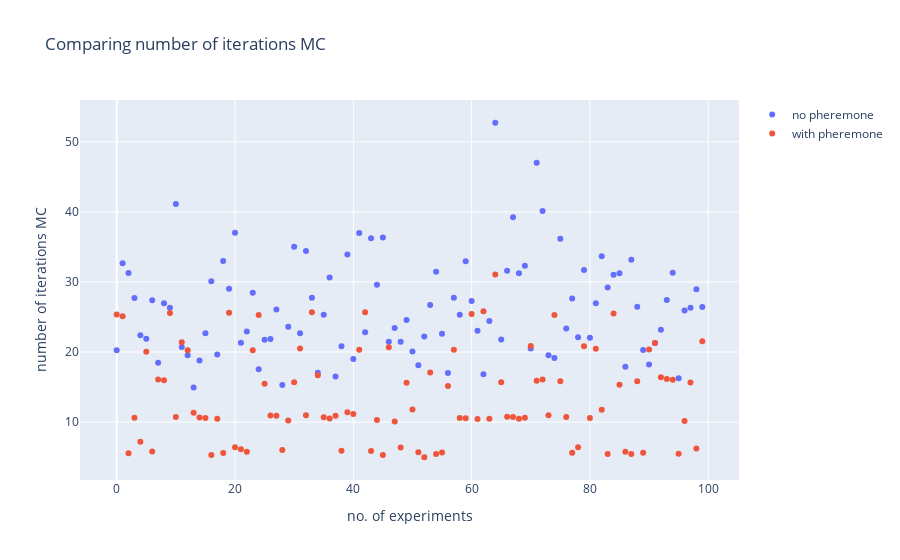

The notebook cell saved with this chart:
### Code cell
fig = go.Figure()
x_axis = list(range(num_points))

fig.add_trace(go.Scatter(x=x_axis, y=iter_list_mc,
                    mode='markers',
                    name='no pheremone'))
fig.add_trace(go.Scatter(x=x_axis, y=iter_list_opt_mc,
                    mode='markers',
                    name='with pheremone'))
fig.update_layout(title='Comparing number of iterations MC',
                   xaxis_title='no. of experiments',
                   yaxis_title='number of iterations MC')
fig.show()
print("Mean number of iterations without pheremone: ", statistics.mean(iter_list_mc))
print("Median number of iterations without pheremone: ", statistics.median(iter_list_mc))
print("Mean number of iterations with pheremone: ", statistics.mean(iter_list_opt_mc))
print("Median number of iterations with pheremone: ", statistics.median(iter_list_opt_mc))

### Figure 1 — Plotly figure (JSON) as saved in the notebook; plotly's stock layout.template omitted (floating-point values rounded to 4 significant figures)
{"data": [{"mode": "markers", "name": "no pheremone", "type": "scatter", "x": [0, 1, 2, 3, 4, 5, 6, 7, 8, 9, 10, 11, 12, 13, 14, 15, 16, 17, 18, 19, 20, 21, 22, 23, 24, 25, 26, 27, 28, 29, 30, 31, 32, 33, 34, 35, 36, 37, 38, 39, 40, 41, 42, 43, 44, 45, 46, 47, 48, 49, 50, 51, 52, 53, 54, 55, 56, 57, 58, 59, 60, 61, 62, 63, 64, 65, 66, 67, 68, 69, 70, 71, 72, 73, 74, 75, 76, 77, 78, 79, 80, 81, 82, 83, 84, 85, 86, 87, 88, 89, 90, 91, 92, 93, 94, 95, 96, 97, 98, 99], "y": [20.26, 32.68, 31.29, 27.7, 22.39, 21.91, 27.4, 18.45, 26.97, 26.3, 41.12, 20.71, 19.53, 14.94, 18.78, 22.68, 30.09, 19.66, 32.98, 29.03, 37.01, 21.33, 22.91, 28.44, 17.55, 21.74, 21.86, 26.05, 15.3, 23.6, 35.01, 22.67, 34.42, 27.75, 17.04, 25.32, 30.65, 16.52, 20.83, 33.93, 18.99, 36.98, 22.83, 36.23, 29.61, 36.34, 21.48, 23.42, 21.47, 24.57, 20.08, 18.1, 22.21, 26.72, 31.47, 22.6, 16.99, 27.73, 25.33, 32.95, 27.27, 23.05, 16.81, 24.42, 52.72, 21.8, 31.6, 39.24, 31.23, 32.3, 20.5, 47, 40.14, 19.55, 19.14, 36.16, 23.35, 27.64, 22.1, 31.69, 22.05, 26.97, 33.66, 29.2, 31.02, 31.23, 17.89, 33.17, 26.45, 20.27, 18.23, 21.3, 23.16, 27.42, 31.32, 16.25, 25.91, 26.31, 28.97, 26.43]}, {"mode": "markers", "name": "with pheremone", "type": "scatter", "x": [0, 1, 2, 3, 4, 5, 6, 7, 8, 9, 10, 11, 12, 13, 14, 15, 16, 17, 18, 19, 20, 21, 22, 23, 24, 25, 26, 27, 28, 29, 30, 31, 32, 33, 34, 35, 36, 37, 38, 39, 40, 41, 42, 43, 44, 45, 46, 47, 48, 49, 50, 51, 52, 53, 54, 55, 56, 57, 58, 59, 60, 61, 62, 63, 64, 65, 66, 67, 68, 69, 70, 71, 72, 73, 74, 75, 76, 77, 78, 79, 80, 81, 82, 83, 84, 85, 86, 87, 88, 89, 90, 91, 92, 93, 94, 95, 96, 97, 98, 99], "y": [25.34, 25.11, 5.56, 10.63, 7.19, 20.03, 5.81, 16.07, 15.96, 25.58, 10.71, 21.4, 20.26, 11.34, 10.66, 10.57, 5.29, 10.46, 5.59, 25.62, 6.4, 6.12, 5.77, 20.25, 25.28, 15.47, 10.94, 10.91, 6.03, 10.22, 15.68, 20.51, 10.96, 25.69, 16.69, 10.69, 10.5, 10.91, 5.91, 11.41, 11.15, 20.33, 25.67, 5.88, 10.29, 5.29, 20.68, 10.09, 6.37, 15.61, 11.8, 5.68, 4.98, 17.07, 5.46, 5.66, 15.14, 20.33, 10.59, 10.54, 25.44, 10.45, 25.8, 10.49, 31.06, 15.68, 10.75, 10.72, 10.46, 10.62, 20.86, 15.9, 16.08, 10.99, 25.29, 15.84, 10.74, 5.63, 6.41, 20.82, 10.59, 20.45, 11.77, 5.45, 25.49, 15.34, 5.75, 5.43, 15.82, 5.63, 20.37, 21.28, 16.38, 16.16, 16.03, 5.48, 10.15, 15.64, 6.22, 21.53]}], "layout": {"title": {"text": "Comparing number of iterations MC"}, "xaxis": {"title": {"text": "no. of experiments"}}, "yaxis": {"title": {"text": "number of iterations MC"}}}}
